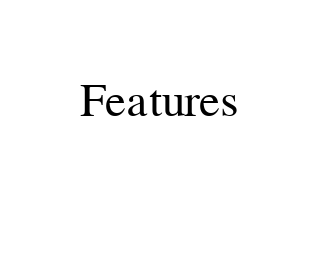

Describe this chart as a Vega-Lite specification.
### Vega-Lite specification from a JSON file in a GitHub repository (floating-point values rounded to 4 significant figures)
{"$schema": "https://vega.github.io/schema/vega-lite/v3.json", "padding": 25, "config": {"mark": {"tooltip": null}}, "data": {"name": "modelData"}, "transform": [{"lookup": "feature", "from": {"data": {"name": "featuresInfo"}, "key": "feature", "fields": ["feature_label"]}}, {"lookup": "model", "from": {"data": {"name": "modelsInfo"}, "key": "model", "fields": ["model_label"]}}, {"calculate": "abs(datum.shap_value)", "as": "abs_shap_value"}], "hconcat": [{"facet": {"column": {"type": "nominal", "field": "feature_label", "sort": {"op": "mean", "field": "abs_shap_value", "order": "descending"}, "header": {"title": "Features", "titleFontWeight": "normal", "titleFontSize": 15, "labelFontSize": 12, "labelPadding": 12}}, "row": {"type": "nominal", "field": "model_label", "header": {"title": null, "labelAngle": 0, "labelFontSize": 15, "labelPadding": 35}}}, "spacing": 18, "spec": {"layer": [{"mark": {"type": "rect", "color": "#2ca02c", "opacity": 0.25, "clip": true}, "encoding": {"detail": {"type": "nominal", "field": "label"}, "x": {"type": "quantitative", "field": "x1", "aggregate": "mean", "scale": {"domain": []}}, "y": {"type": "quantitative", "field": "y1", "aggregate": "mean"}, "x2": {"field": "x2"}, "y2": {"field": "y2"}}}, {"mark": "circle", "encoding": {"color": {"type": "nominal", "field": "agree", "scale": {"domain": [1, 0], "range": ["#1f77b4", "#ff7f0e"]}, "condition": {"test": "datum.agree === null", "value": "#8a8a8a"}, "legend": null}, "x": {"type": "quantitative", "field": "value", "scale": {"zero": false, "nice": true, "padding": 0.5}, "axis": {"title": " "}}, "y": {"type": "quantitative", "field": "expected_value", "scale": {"domain": [1, 5], "zero": false}, "axis": {"title": "Grape Quality"}}}}]}, "resolve": {"scale": {"x": "independent", "y": "shared", "color": "shared"}}, "transform": [{"lookup": "label", "from": {"data": {"name": "intervalData"}, "key": "label", "fields": ["x1", "x2", "y1", "y2"]}}]}, {"facet": {"row": {"type": "nominal", "field": "model_label", "header": {"title": null, "labelFontSize": 1e-06}}}, "spacing": 18, "spec": {"transform": [{"aggregate": [{"op": "mean", "field": "abs_shap_value", "as": "mean_abs_shap_value"}, {"op": "mean", "field": "agree", "as": "mean_agree"}, {"op": "missing", "field": "agree", "as": "missing"}, {"op": "count", "as": "total"}], "groupby": ["feature"]}, {"stack": "mean_abs_shap_value", "offset": "normalize", "as": ["x1", "x2"], "groupby": [], "sort": [{"field": "mean_abs_shap_value", "order": "descending"}]}, {"calculate": "datum.missing / datum.total", "as": "missing_percentage"}, {"calculate": "datum.missing_percentage == 1 ? 0 : datum.mean_agree", "as": "mean_agree"}, {"calculate": "[datum.mean_agree * (1 - datum.missing_percentage), (1 - datum.mean_agree) * (1 - datum.missing_percentage), datum.missing_percentage]", "as": "agree_percentage"}, {"calculate": "[1, 0, 0.5]", "as": "agree"}, {"flatten": ["agree_percentage", "agree"]}, {"stack": "agree_percentage", "as": ["y1", "y2"], "groupby": ["feature"], "sort": [{"field": "agree", "order": "descending"}]}, {"calculate": "(datum.x1 + datum.x2)/2", "as": "text_x"}], "layer": [{"mark": {"type": "rect", "strokeWidth": 0.5, "stroke": "white"}, "encoding": {"color": {"type": "nominal", "field": "agree", "scale": {"domain": [1, 0, 0.5], "range": ["#1f77b4", "#ff7f0e", "#8a8a8a"]}, "legend": null}, "x": {"type": "quantitative", "field": "x1", "scale": {"domain": [0, 1]}, "axis": {"title": "Importance", "format": "%"}}, "x2": {"field": "x2"}, "y": {"type": "quantitative", "field": "y1", "axis": {"title": "Agreement", "format": "%"}}, "y2": {"field": "y2"}}}, {"mark": {"type": "text", "baseline": "bottom", "color": "white", "dy": -3}, "encoding": {"x": {"field": "text_x", "type": "quantitative"}, "y": {"value": "height"}, "text": {"field": "feature", "type": "nominal"}}}]}, "resolve": {"scale": {"x": "independent", "y": "shared", "color": "independent"}}}]}
